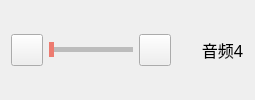
     <widget class="QWidget" name="m_pAudioWidget4" native="true">
      <property name="minimumSize">
       <size>
        <width>0</width>
        <height>54</height>
       </size>
      </property>
      <property name="styleSheet">
       <string notr="true">.QWidget#m_pAudioWidget4{
background-color: rgb(244,244,244);
}</string>
      </property>
      <layout class="QHBoxLayout" name="horizontalLayout_7">
       <item>
        <widget class="QPushButton" name="m_pVedioOff4">
         <property name="minimumSize">
          <size>
           <width>32</width>
           <height>32</height>
          </size>
         </property>
         <property name="maximumSize">
          <size>
           <width>32</width>
           <height>32</height>
          </size>
         </property>
         <property name="text">
          <string/>
         </property>
         <property name="icon">
          <iconset resource="../resource/image.qrc">
           <normaloff>:/image/otherdevice/audiosilence48.png</normaloff>:/image/otherdevice/audiosilence48.png</iconset>
         </property>
         <property name="iconSize">
          <size>
           <width>30</width>
           <height>30</height>
          </size>
         </property>
        </widget>
       </item>
       <item>
        <widget class="QSlider" name="m_pAudioSlider4">
         <property name="styleSheet">
          <string notr="true">QSlider  
{   
}  
  
QSlider::groove:horizontal  
{  
    height: 5px;  
    background: qlineargradient(x1:0, y1:0, x2:0, y2:1, stop:0 #B1B1B1, stop:1 #c4c4c4);  
}  
QSlider::handle:horizontal   
{  
    background: rgb(237,123,112);  
    width: 5px;  
    height: 16px;  
    margin: -5px 0px -5px 0px;     
} 

QSlider::add-page:horizontal{
background: qlineargradient(spread:pad, x1:0, y1:1, x2:0, y2:0, stop:0 #bcbcbc, stop:0.25 #bcbcbc, stop:0.5 #bcbcbc, stop:1 #bcbcbc); 
}

QSlider::sub-page:horizontal{                               
 background: qlineargradient(spread:pad, x1:0, y1:1, x2:0, y2:0, stop:0 #439cf3, stop:0.25 #439cf3, stop:0.5 #439cf3, stop:1 #439cf3);                     
}</string>
         </property>
         <property name="orientation">
          <enum>Qt::Horizontal</enum>
         </property>
        </widget>
       </item>
       <item>
        <widget class="QPushButton" name="m_pVedioOn4">
         <property name="minimumSize">
          <size>
           <width>32</width>
           <height>32</height>
          </size>
         </property>
         <property name="maximumSize">
          <size>
           <width>32</width>
           <height>32</height>
          </size>
         </property>
         <property name="text">
          <string/>
         </property>
         <property name="icon">
          <iconset resource="../resource/image.qrc">
           <normaloff>:/image/otherdevice/audioplus48.png</normaloff>:/image/otherdevice/audioplus48.png</iconset>
         </property>
         <property name="iconSize">
          <size>
           <width>30</width>
           <height>30</height>
          </size>
         </property>
        </widget>
       </item>
       <item>
        <widget class="QLabel" name="label_4">
         <property name="font">
          <font>
           <family>微软雅黑</family>
           <pointsize>12</pointsize>
          </font>
         </property>
         <property name="text">
          <string>      音频4</string>
         </property>
        </widget>
       </item>
      </layout>
     </widget>
